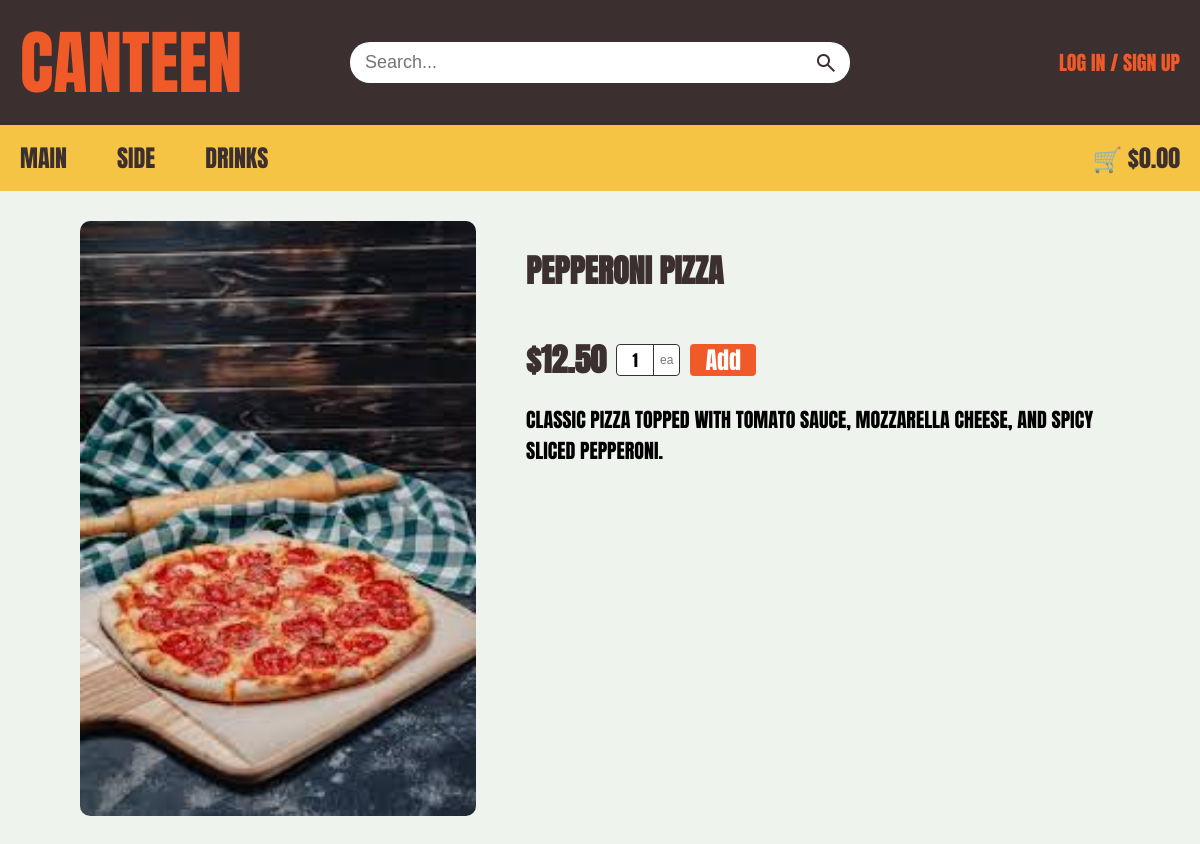
The page /101 on the database its author committed.
### tables this page shows
CREATE TABLE Menu (item_ID INTEGER PRIMARY KEY NOT NULL UNIQUE, item_name TEXT, item_type TEXT, is_available INTEGER, price NUMERIC (10, 2), item_photo TEXT, item_description TEXT);

### app.py (the view)
@app.route('/<int:item_id>')
def item(item_id):
    db = get_db()
    db.row_factory = sqlite3.Row
    cursor = db.cursor()
    sql = """SELECT item_name,
            item_ID,
            item_type,
            price,
            is_available,
            item_photo,
            item_description
          FROM Menu WHERE is_available = 1 AND item_ID = ?;"""
    cursor.execute(sql, (item_id,))
    result = cursor.fetchone()
    cursor.close()
    return render_template("item_display.html", item=result, total=get_trolley_total())

### app.py (called while the page is built, shortened)
def get_db():
    db = getattr(g, '_database', None)
    if db is None:
        db = g._database = sqlite3.connect(DATABASE)
    return db

@app.teardown_appcontext
def close_connection(_exception):
    db = getattr(g, '_database', None)
    if db is not None:
        db.close()

def get_trolley_total():
    if 'user_id' not in session:
        return 0.0

### templates/item_display.html (shortened to what this page needs)
<!DOCTYPE html>
<html lang="en">
  <head>
    <link rel="stylesheet" href="{{ url_for('static', filename='style.css') }}">
    <link rel="stylesheet" href="{{ url_for('static', filename='item_display.css') }}">
  </head>
  <body>
    <header>
      <div class="top-bar">
        <div class="container top-bar-content">
          <div class="top-left">
            <a href="{{ url_for('home') }}">CANTEEN</a>
          </div>
          <form class="search-container" method="GET" action="{{ url_for('search') }}">
            <input type="text" placeholder="Search..." name="query" autocomplete="off">
            <button type="submit" class="search-btn">
              <span class="material-symbols-outlined">search</span>
            </button>
          </form>
          {% if session.get('user_id') %}
            <a class="top-right" onclick="OpenAccountmanage();return false;" id="accountpopup" href="#">
              Hi {{ session['first_name'] }}!
            </a>
            <div id="popup" class="popup">
              <div class="popup-content">
                <a href="{{ url_for('order_history') }}">Order History</a>
                <a href="{{ url_for('logout') }}">Logout</a>
              </div>
            </div>
          {% else %}
            <div class="top-right">
              <p><a href="{{ url_for('user_login') }}">Log in</a> / <a href="{{ url_for('signup') }}">Sign up</a></p>
            </div>
          {% endif %}
        </div>
      </div>
      <nav class="bottom-nav">
        <div class="container nav-content">
          <div class="nav-links">
            <a href="{{ url_for('category', item_type='Main') }}">Main</a>
            <a href="{{ url_for('category', item_type='Side') }}">Side</a>
            <a href="{{ url_for('category', item_type='Drink') }}">Drinks</a>
          </div>
          <div class="cart">
            <a href="{{ url_for('trolley') }}" id="cart-total-link">🛒 ${{ "%.2f"|format(total) }}</a>
          </div>
        </div>
      </nav>
    </header>
    <div class="bodyArrangement">
      <img src="{{ url_for('static', filename='images/' + item.item_photo) }}" alt="{{ item.item_name }}">
      <div class="price_and_information">
        <h1>{{ item.item_name }}</h1>
        <div class="price_quantity">
          <span class="price">${{ "%.2f"|format(item.price) }}</span>
          {% if item.is_available %}
            <div class="qty-container">
              <input type="number"
                id="qty-{{ item.item_ID }}"
                class="qty-input"
                value="1"
                min="1"
                max="10"
                step="1"
                onkeydown="return event.key !== 'e' && event.key !== 'E' && event.key !== '-' && event.key !== '+' && event.key !== '.'"
              >
              <span class="qty-unit">ea</span>
            </div>
            <button type="button"
                    data-item-id="{{ item.item_ID }}"
                    data-item-amount="qty-{{ item.item_ID }}"
                    onclick="addItemToTrolley(this.dataset.itemId, document.getElementById(this.dataset.itemAmount).value)"
                    class="add-btn">
              Add
            </button>
          {% else %}
            <span class="out-of-stock">Out of Stock</span>
          {% endif %}
        </div>
        <div class="itemDescription">
          <p>
            {{ item.item_description }}
          </p>
        </div>
      </div>
    </div>
  </body>
</html>

### static/style.css (style rules this page uses)
* { margin: 0; padding: 0; box-sizing: border-box; }
body { margin: 0; padding: 0; overflow-x: hidden; background-color: #f7f7f7; font-family: "Anton", sans-serif; text-transform: uppercase; }
.container { width: 100%; max-width: 1400px; margin-left: auto; margin-right: auto; padding-left: 20px; padding-right: 20px; }
.top-bar { background: #3b2f2f; width: 100%; padding: 10px 0; }
.top-bar-content { display: flex; justify-content: space-between; align-items: center; }
.top-left, .top-right { flex: 1; }
.top-left a { color: #f05a28; font-size: 70px; text-decoration: none; display: flex; }
.top-right { display: flex; justify-content: flex-end; align-items: center; color: #f05a28; font-size: 20px; }
.top-right a { color: #f05a28; font-size: 20px; text-decoration: none; }
.search-container { display: flex; align-items: center; flex-grow: 1; max-width: 500px; background: #ffffff; border-radius: 20px; overflow: hidden; margin: 0 20px; }
.search-container input { flex-grow: 1; border: none; padding: 10px 15px; outline: none; font-size: 18px; background: transparent; text-transform: none; -webkit-appearance: none; appearance: none; }
.search-btn { background: transparent; border: none; height: 100%; padding: 0 0 0 8px; display: flex; align-items: center; justify-content: center; cursor: pointer; outline: none; }
.material-symbols-outlined { margin: 0 12px 0 0; font-size: 24px !important; color: #3b2f2f; cursor: pointer; }
.bottom-nav { background-color: #f6c445; width: 100%; transition: top 0.3s; }
.nav-content { display: flex; justify-content: space-between; align-items: center; }
.nav-links { display: flex; gap: 10px; }
.nav-links a:first-child { padding-left: 0; }
.bottom-nav a { text-decoration: none; color: #3b2f2f; padding: 15px 20px; font-weight: 400; display: inline-block; font-size: 24px; }
.cart a { margin-left: auto; padding: 12px 0px 12px 20px; }
h1 { font-weight: 700; font-style: normal; text-align: left; margin: 25px 0 20px 0; color: #3b2f2f; }
.price { color: #3b2f2f; font-weight: bold; font-size: 23px; }
.qty-container { display: inline-flex; align-items: center; border: 1.5px solid #3b2f2f; border-radius: 4px; overflow: hidden; background-color: #fff; height: 32px; }
.qty-input { width: 36px; height: 100%; border: none; text-align: center; font-family: 'Anton', sans-serif; font-size: 16px; outline: none; background: transparent; }
.qty-input[type=number] { -webkit-appearance: textfield; -moz-appearance: textfield; appearance: textfield; }
.qty-unit { padding: 0 6px; border-left: 1.5px solid #3b2f2f; color: #777; font-size: 12px; font-family: sans-serif; text-transform: lowercase; user-select: none; display: flex; align-items: center; height: 100%; }
.add-btn { background-color: #f05a28; color: white; border: none; padding: 6px 12px; height: 32px; border-radius: 4px; cursor: pointer; font-family: 'Anton', sans-serif; font-size: 16px; display: flex; align-items: center; justify-content: center; }

### static/item_display.css (style rules this page uses)
body { margin: 0; padding: 0; overflow-x: hidden; background-color: #eef4ed; }
.bodyArrangement { padding: 30px 0px; margin: 0px 80px; display: flex; gap: 50px; }
img { flex: 2; height: auto; max-width: 500px; align-self: flex-start; border-radius: 10px; }
.price_and_information { flex: 3; display: flex; flex-direction: column; gap: 20px; }
.price_quantity { display: flex; align-items: center; gap: 10px; }
.price { font-size: 32px; }
.add-btn { font-size: 24px; padding: 5px 15px; }
p { font-size: 20px; }

### rows shown on the page
Menu: item_photo (picture), item_name "PEPPERONI PIZZA", price "12.50", item_description "CLASSIC PIZZA TOPPED WITH TOMATO SAUCE, MOZZARELLA CHEESE, AND SPICY SLICED PEPPERONI."

### other values the page prints
{{ "%.2f"|format(total) }} "0.00"
